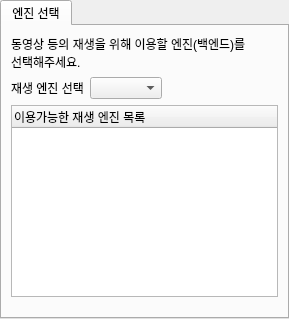
<ui version="4.0" >
 <class>Pref::Ui::BackendWidget</class>
 <widget class="QWidget" name="Pref::Ui::BackendWidget" >
  <property name="geometry" >
   <rect>
    <x>0</x>
    <y>0</y>
    <width>289</width>
    <height>319</height>
   </rect>
  </property>
  <property name="windowTitle" >
   <string>Form</string>
  </property>
  <layout class="QVBoxLayout" name="verticalLayout" >
   <property name="margin" >
    <number>0</number>
   </property>
   <item>
    <widget class="QTabWidget" name="tabs" >
     <property name="currentIndex" >
      <number>0</number>
     </property>
     <widget class="QWidget" name="tab" >
      <attribute name="title" >
       <string>엔진 선택</string>
      </attribute>
      <layout class="QVBoxLayout" name="verticalLayout_2" >
       <item>
        <widget class="QLabel" name="label_3" >
         <property name="text" >
          <string>동영상 등의 재생을 위해 이용할 엔진(백엔드)를 선택해주세요.</string>
         </property>
         <property name="wordWrap" >
          <bool>true</bool>
         </property>
        </widget>
       </item>
       <item>
        <layout class="QHBoxLayout" name="horizontalLayout" >
         <item>
          <widget class="QLabel" name="label_2" >
           <property name="text" >
            <string>재생 엔진 선택</string>
           </property>
          </widget>
         </item>
         <item>
          <widget class="QComboBox" name="combo" >
           <property name="sizeAdjustPolicy" >
            <enum>QComboBox::AdjustToContents</enum>
           </property>
          </widget>
         </item>
         <item>
          <spacer name="horizontalSpacer" >
           <property name="orientation" >
            <enum>Qt::Horizontal</enum>
           </property>
           <property name="sizeHint" stdset="0" >
            <size>
             <width>40</width>
             <height>20</height>
            </size>
           </property>
          </spacer>
         </item>
        </layout>
       </item>
       <item>
        <widget class="QTreeWidget" name="list" >
         <column>
          <property name="text" >
           <string>이용가능한 재생 엔진 목록</string>
          </property>
         </column>
        </widget>
       </item>
       <item>
        <spacer name="verticalSpacer" >
         <property name="orientation" >
          <enum>Qt::Vertical</enum>
         </property>
         <property name="sizeHint" stdset="0" >
          <size>
           <width>0</width>
           <height>3</height>
          </size>
         </property>
        </spacer>
       </item>
      </layout>
     </widget>
    </widget>
   </item>
  </layout>
 </widget>
 <resources/>
 <connections/>
</ui>
